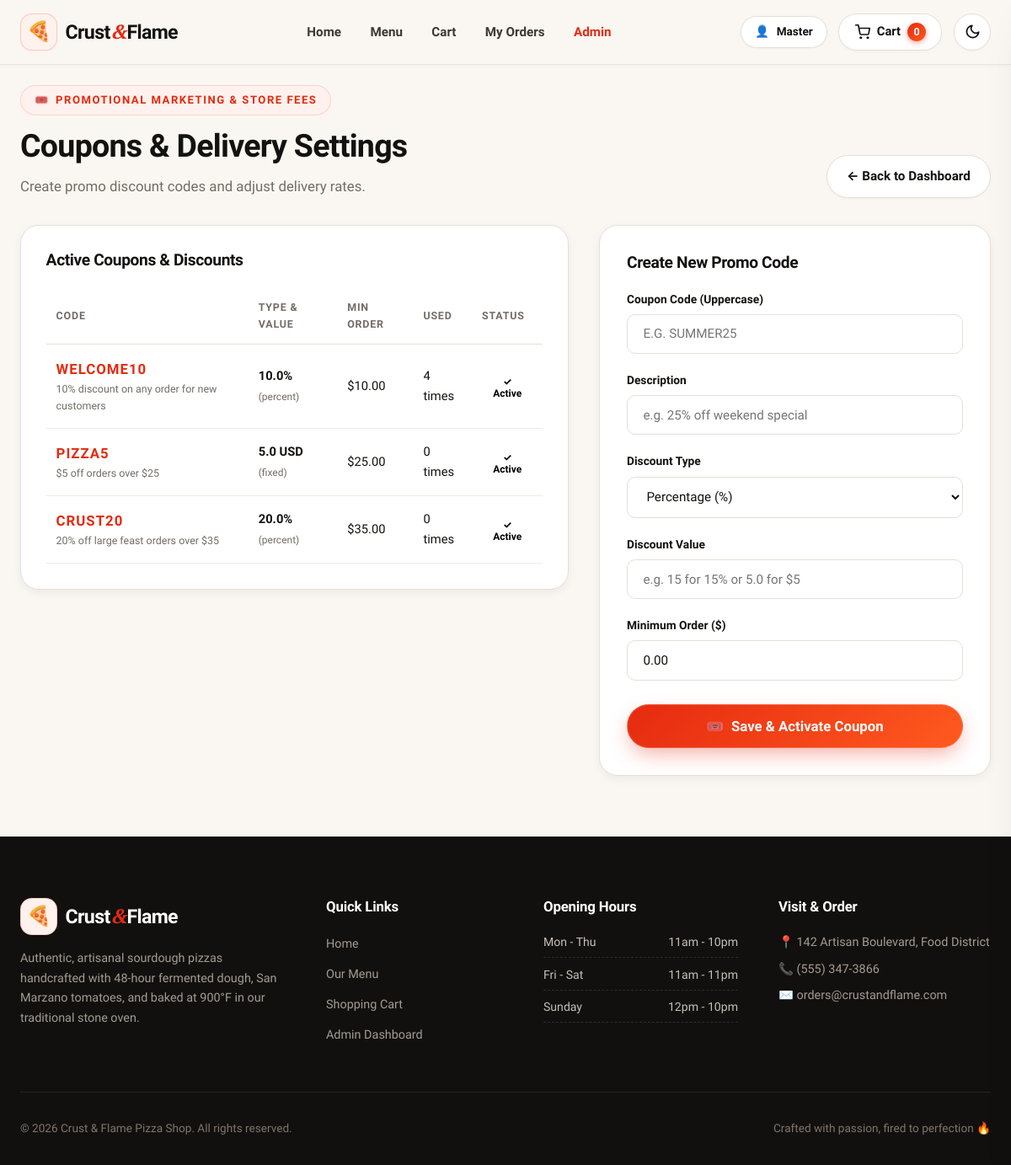
Before: /admin/coupons (signed in) with the older database file.
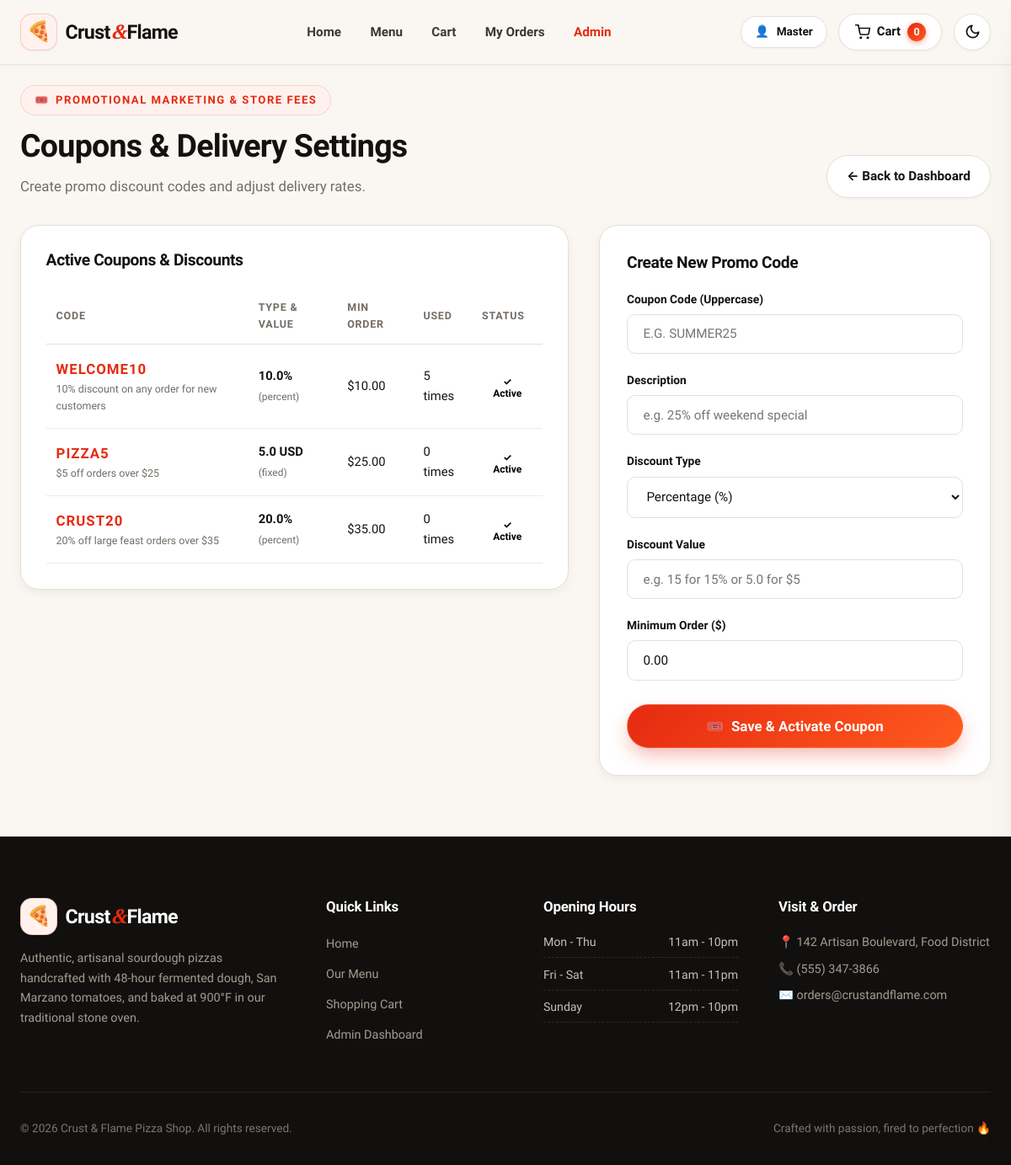
After: the same page with the newer database file.
### app/models/coupon.py (models this page shows, shortened)
class Coupon(Base):
    __tablename__ = "coupons"
    id = Column(Integer, primary_key=True, index=True)
    code = Column(String(50), unique=True, index=True, nullable=False)
    description = Column(String(200), default="")
    discount_type = Column(String(20), default="percent")  # 'percent' or 'fixed'
    discount_value = Column(Float, nullable=False)  # e.g., 15 for 15% or 5.0 for $5 off
    min_order_amount = Column(Float, default=0.0)
    max_discount = Column(Float, nullable=True)  # cap for percent discounts
    usage_limit = Column(Integer, default=1000)
    times_used = Column(Integer, default=0)
    is_active = Column(Boolean, default=True)
    valid_until = Column(DateTime, nullable=True)
    created_at = Column(DateTime, default=datetime.utcnow)

### app/routers/admin.py (the view)
@router.get("/coupons", response_class=HTMLResponse)
def admin_coupons(
    request: Request,
    current_user: User = Depends(require_role(["admin"])),
    db: Session = Depends(get_db)
):
    coupons = db.query(Coupon).all()
    settings_list = db.query(RestaurantSetting).all()
    return templates.TemplateResponse(
        "admin/coupons.html",
        {"request": request, "user": current_user, "coupons": coupons, "settings": settings_list}
    )

### app/templates/admin/coupons.html (shortened to what this page needs)
{% extends "base.html" %}
{% block content %}
<div class="admin-header">
  <div>
    <div class="section-tag">
      <span>🎟️</span> Promotional Marketing & Store Fees
    </div>
    <h1 class="section-title">Coupons & Delivery Settings</h1>
    <p class="section-subtitle">
      Create promo discount codes and adjust delivery rates.
    </p>
  </div>
  <div style="display: flex; gap: 0.75rem;">
    <a href="/admin" class="btn btn-secondary">&larr; Back to Dashboard</a>
  </div>
</div>
<div class="cart-layout">
  <div class="admin-card">
    <h3 style="font-size: 1.2rem; margin-bottom: 1.25rem;">Active Coupons & Discounts</h3>
    <div class="table-responsive">
      <table class="admin-table">
        <thead>
          <tr>
            <th>Code</th>
            <th>Type & Value</th>
            <th>Min Order</th>
            <th>Used</th>
            <th>Status</th>
          </tr>
        </thead>
        <tbody>
          {% for cp in coupons %}
            <tr>
              <td>
                <strong style="color: var(--primary); font-size: 1.05rem; letter-spacing: 1px;">{{ cp.code }}</strong>
                <div style="font-size: 0.78rem; color: var(--text-muted);">{{ cp.description }}</div>
              </td>
              <td>
                <strong>
                  {{ cp.discount_value }}{{ '%' if cp.discount_type == 'percent' else ' USD' }}
                </strong>
                <span style="font-size: 0.75rem; color: var(--text-muted);">({{ cp.discount_type }})</span>
              </td>
              <td>${{ '%.2f'|format(cp.min_order_amount) }}</td>
              <td>{{ cp.times_used }} times</td>
              <td>
                <form method="post" action="/admin/coupons/toggle/{{ cp.id }}">
                  <button type="submit" class="btn btn-sm {{ 'btn-success' if cp.is_active else 'btn-secondary' }}" style="padding: 2px 8px; font-size: 0.75rem;">
                    {{ '✓ Active' if cp.is_active else '✕ Inactive' }}
                  </button>
                </form>
              </td>
            </tr>
          {% else %}
            <tr><td colspan="5" style="text-align: center; color: var(--text-muted); padding: 2rem;">No coupons found.</td></tr>
          {% endfor %}
        </tbody>
      </table>
    </div>
  </div>
  <div class="checkout-card">
    <h3 style="font-size: 1.2rem; margin-bottom: 1.25rem;">Create New Promo Code</h3>
    <form method="post" action="/admin/coupons/new">
      <div class="form-group">
        <label class="form-label">Coupon Code (Uppercase)</label>
        <input name="code" class="form-control" placeholder="e.g. SUMMER25" style="text-transform: uppercase;" required />
      </div>
      <div class="form-group">
        <label class="form-label">Description</label>
        <input name="description" class="form-control" placeholder="e.g. 25% off weekend special" />
      </div>
      <div class="form-group">
        <label class="form-label">Discount Type</label>
        <select name="discount_type" class="form-control">
          <option value="percent">Percentage (%)</option>
        </select>
      </div>
      <div class="form-group">
        <label class="form-label">Discount Value</label>
        <input type="number" step="0.1" name="discount_value" class="form-control" placeholder="e.g. 15 for 15% or 5.0 for $5" required />
      </div>
      <div class="form-group">
        <label class="form-label">Minimum Order ($)</label>
        <input type="number" step="0.01" name="min_order_amount" value="0.00" class="form-control" />
      </div>
      <button type="submit" class="btn btn-primary btn-lg" style="width: 100%; margin-top: 0.5rem;">
        <span>🎟️</span> Save & Activate Coupon
      </button>
    </form>
  </div>
</div>
{% endblock %}

Changed rows visible on the page:
changed Coupon "WELCOME10": times_used "4" → "5"
